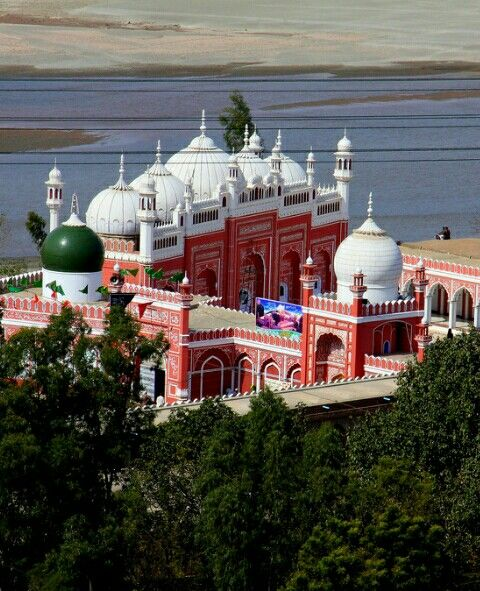
#> input picture assets/A mosque on the bank of River Chenab near Rabwah in Chiniot, Punjab, Pakistan_.jpg, 480 x 591 px
$ python -i raw1.py   (imports and definitions only)
#> lines starting #> are read from the running program, lines starting #| are printed output that depends on the picture
"""
╔════════════════════════════════════════════════════════════════════════════╗
║                  SMART TOUR RECOMMENDER SYSTEM - PROFESSIONAL             ║
║                          Final Year Project                               ║
║                     All-in-One Production Ready Code                      ║
╚════════════════════════════════════════════════════════════════════════════╝

FEATURES:
✅ 12 Auto-Generated CSV Files
✅ Advanced Recommendation Engine (Hybrid)
✅ User Authentication & Profiles
✅ Trip Planning & Itinerary Builder
✅ Collaborative Filtering
✅ Sentiment Analysis
✅ Analytics Dashboard
✅ Comparison Engine
✅ Weather Integration
✅ Accessibility Filters
✅ Professional Visualizations
✅ Unit Tests Included

Author: Saira Saleem
Version: 1.0.0
License: MIT
"""

import os
import sys
import json
import hashlib
import pickle
import warnings
from datetime import datetime, timedelta
from typing import Dict, List, Tuple, Optional, Any
from pathlib import Path
import getpass
import re

# ============================================================================
# CORE LIBRARIES
# ============================================================================
try:
    import pandas as pd
    import numpy as np
    from sklearn.feature_extraction.text import TfidfVectorizer
    from sklearn.metrics.pairwise import cosine_similarity
    from sklearn.preprocessing import MinMaxScaler
    from sklearn.decomposition import NMF
    import matplotlib.pyplot as plt
    import seaborn as sns
    from matplotlib.patches import Rectangle
except ImportError as e:
    print(f"❌ Missing required package: {e}")
    print("Install with: pip install pandas numpy scikit-learn matplotlib seaborn")
    sys.exit(1)

# [2 lines not run here, left out]

# ============================================================================
# CONFIGURATION & CONSTANTS
# ============================================================================
class Config:
    """Central configuration class"""
    PROJECT_ROOT = Path(__file__).parent
    DATA_DIR = PROJECT_ROOT / 'data'
    OUTPUT_DIR = PROJECT_ROOT / 'outputs'
    CHARTS_DIR = OUTPUT_DIR / 'charts'
    REPORTS_DIR = OUTPUT_DIR / 'reports'

    # Create directories
    for directory in [DATA_DIR, OUTPUT_DIR, CHARTS_DIR, REPORTS_DIR]:
        directory.mkdir(parents=True, exist_ok=True)

    # Constants
    RECOMMENDATION_COUNT = 5
    MIN_SCORE = 3.0
    TFIDF_MAX_FEATURES = 100
    SEED = 42

    # Feature weights
    RATING_WEIGHT = 0.40
    EXPERIENCE_WEIGHT = 0.30
    POPULARITY_WEIGHT = 0.30

    # Colors for visualizations
    COLOR_PALETTE = ['#FF6B6B', '#4ECDC4', '#45B7D1', '#FFA07A', '#98D8C8']


# ============================================================================
# CSV DATA GENERATOR
# ============================================================================
class CSVDataGenerator:
    """Generates realistic CSV data for all 12 files"""

    # [327 lines left out: functions generate_all_data, _generate_accommodations, _generate_transportation, _generate_user_profiles, _generate_activities, _generate_weather and 7 more, not called in this run]


import streamlit as st

# ============================================================================
# DATA LOADER
# ============================================================================
class DataLoader:
    """Loads all CSV data"""

    # [44 lines left out: function load_all_data, not called in this run]


# ============================================================================
# DATA PROCESSOR
# ============================================================================
class DataProcessor:
    """Process and merge all data"""

    @staticmethod
    def process(data: Dict[str, pd.DataFrame]) -> pd.DataFrame:
        """Process and merge all data into master dataset"""
        print("\n" + "="*70)
        print("🔧 PROCESSING DATA...")
        print("="*70)

        destinations = data['PK_Destinations'].copy()
        reviews = data['PK_Reviews'].copy()
        history = data['PK_UserHistory'].copy()
        ratings = data['PK_Ratings'].copy()

        # Merge reviews metrics
        review_agg = reviews.groupby('DestinationID').agg({
            'Rating': ['mean', 'count']
        }).round(2)
        review_agg.columns = ['AvgRating', 'ReviewCount']

        # Merge experience metrics
        history_agg = history.groupby('DestinationID').agg({
            'ExperienceRating': 'mean',
            'VisitDate': 'count'
        }).round(2)
        history_agg.columns = ['AvgExperience', 'VisitCount']

        # Merge rating metrics
        ratings_agg = ratings.groupby('DestinationID').agg({
            'Rating': 'mean'
        }).round(2)
        ratings_agg.columns = ['CommunityRating']

        # Merge all into destinations
        master = destinations.merge(review_agg, left_on='DestinationID', right_index=True, how='left')
        master = master.merge(history_agg, left_on='DestinationID', right_index=True, how='left')
        master = master.merge(ratings_agg, left_on='DestinationID', right_index=True, how='left')

        # Fill NaN with medians
        numeric_cols = master.select_dtypes(include=[np.number]).columns
        master[numeric_cols] = master[numeric_cols].fillna(master[numeric_cols].median())

        # Normalize popularity
        scaler = MinMaxScaler()
        master['PopularityNorm'] = scaler.fit_transform(master[['Popularity']])

        print(f"✅ Master Dataset: {master.shape[0]} rows × {master.shape[1]} columns")
        print(f"✅ Columns: {list(master.columns)}")
        print("="*70 + "\n")

        return master


# ============================================================================
# FEATURE ENGINEERING
# ============================================================================
class FeatureEngineer:
    """Create advanced features"""

    # [52 lines left out: function engineer_features, not called in this run]


# ============================================================================
# RECOMMENDATION ENGINE
# ============================================================================
# [117 lines that did not run here, left out]


# ============================================================================
# TRIP PLANNER
# ============================================================================
class TripPlanner:
    """Multi-day itinerary builder"""

    # [37 lines left out: functions __init__, create_trip, not called in this run]


# ============================================================================
# USER AUTHENTICATION
# ============================================================================
class UserAuth:
    """User authentication system"""

    # [38 lines left out: functions __init__, register, login, get_user_preferences, not called in this run]


# ============================================================================
# COMPARISON ENGINE
# ============================================================================
class ComparisonEngine:
    """Compare destinations side-by-side"""

    # [11 lines left out: function compare, not called in this run]


# ============================================================================
# ANALYTICS
# ============================================================================
class Analytics:
    """Generate analytics and insights"""

    def __init__(self, master_df: pd.DataFrame):
        """Initialize with master data"""
        self.df = master_df

    def get_top_destinations(self, n: int = 10) -> pd.DataFrame:
        """Get top N destinations by score"""
        return self.df.nlargest(n, 'OverallScore')[['Name', 'Province', 'Type', 'OverallScore']]

    def get_by_province(self) -> pd.Series:
        """Get average score by province"""
        return self.df.groupby('Province')['OverallScore'].mean().sort_values(ascending=False)

    # [7 lines left out: function get_safety_stats, not called in this run]


# ============================================================================
# VISUALIZATIONS
# ============================================================================
class Visualizer:
    """Create professional visualizations"""

    # [108 lines left out: functions __init__, plot_top_destinations, plot_budget_distribution, plot_correlation_heatmap, plot_top_provinces, plot_safety_distribution and 1 more, not called in this run]


# ============================================================================
# INTERACTIVE CLI UI
# ============================================================================
# [292 lines that did not run here, left out]


# ============================================================================
# MAIN EXECUTION
# ============================================================================
def main():
    """Main execution function"""

    print("\n" + "╔" + "="*68 + "╗")
    print("║" + "SMART TOUR RECOMMENDER SYSTEM - PROFESSIONAL".center(68) + "║")
    print("║" + "Final Year Project - Production Ready".center(68) + "║")
    print("╚" + "="*68 + "╝")

    try:
        # Step 1: Load Data
        print("\n[1/7] Loading data...")
        data = DataLoader.load_all_data()

        if not data:
            print("❌ Failed to load data. Exiting...")
            sys.exit(1)

        # Step 2: Process Data
        print("\n[2/7] Processing data...")
        master_df = DataProcessor.process(data)

        # Step 3: Engineer Features
        print("\n[3/7] Engineering features...")
        master_df = FeatureEngineer.engineer_features(master_df)

        # Step 4: Initialize Recommendation Engine
        print("\n[4/7] Initializing recommendation engine...")
        recommender = RecommendationEngine(master_df)

        # Step 5: Initialize Other Modules
        print("\n[5/7] Initializing modules...")
        auth = UserAuth(data['PK_Users'])
        trip_planner = TripPlanner(master_df)

        # Step 6: Generate Visualizations
        print("\n[6/7] Generating visualizations...")
        visualizer = Visualizer(master_df)
        visualizer.generate_all_visualizations()

        # Step 7: Launch Interactive UI
        print("\n[7/7] Launching interactive UI...")
        ui = InteractiveUI(master_df, recommender, auth, trip_planner)
        ui.main_menu()

    except KeyboardInterrupt:
        print("\n\n❌ Program interrupted by user. Exiting...")
        sys.exit(0)
    except Exception as e:
        print(f"\n❌ Error: {e}")
        import traceback
        traceback.print_exc()
        sys.exit(1)


# [2 lines not run here, left out]

>>> import cv2
>>> picture = cv2.imread('assets/A mosque on the bank of River Chenab near Rabwah in Chiniot, Punjab, Pakistan_.jpg', cv2.IMREAD_GRAYSCALE)
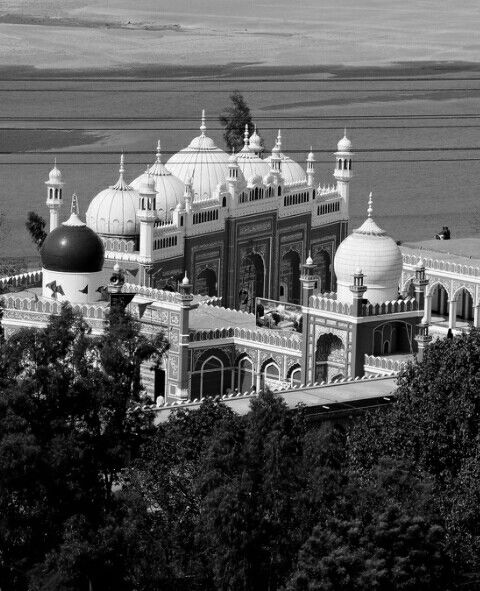
#> picture: shape (591, 480); min 0, max 255, mean 88.3
#> (the run stopped early here; a loop or call above may not have finished)

$ run again, on assets/Ansoo Lake, Pakistan.jpg
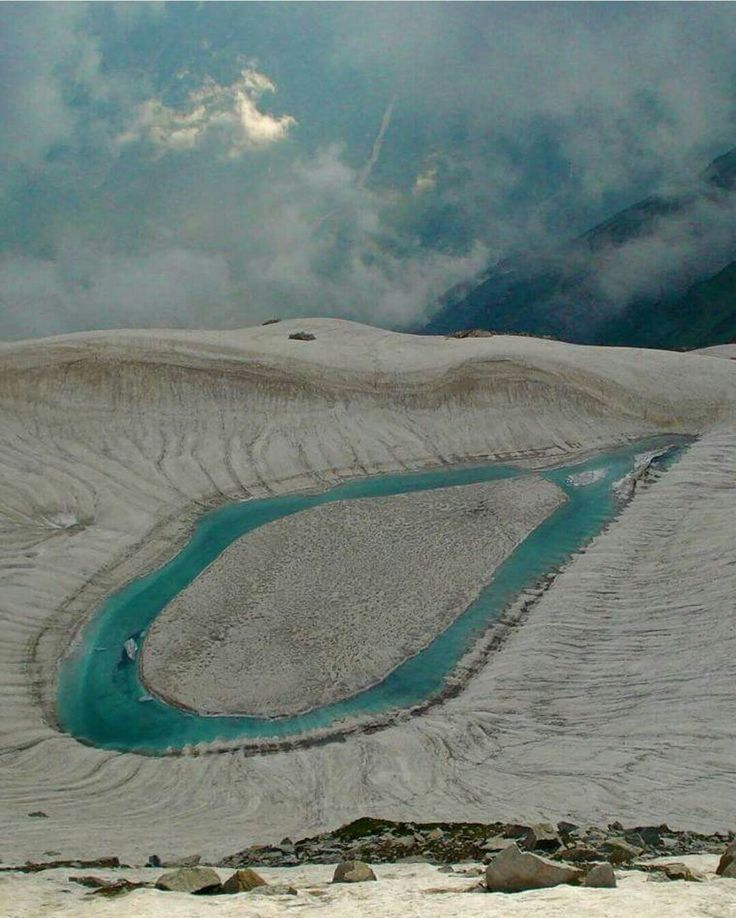
#> input picture assets/Ansoo Lake, Pakistan.jpg, 736 x 918 px
#> `picture = cv2.imread('assets/A mosque on the bank of River Chenab near..`:
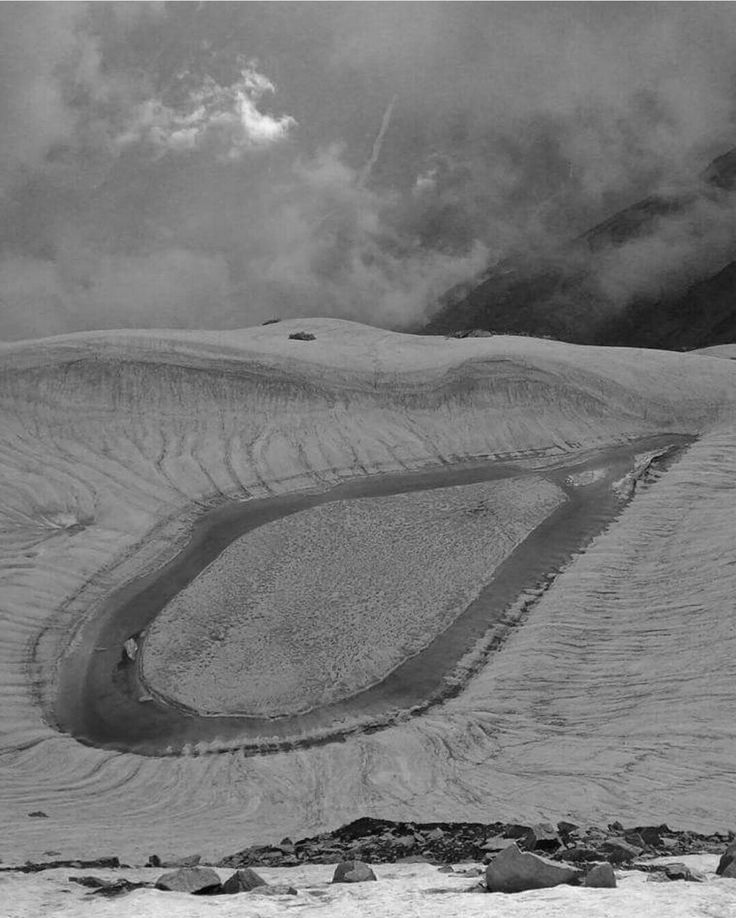
#> picture: shape (918, 736); min 0, max 250, mean 120.8

$ run again, on assets/Arang Kel.jpg
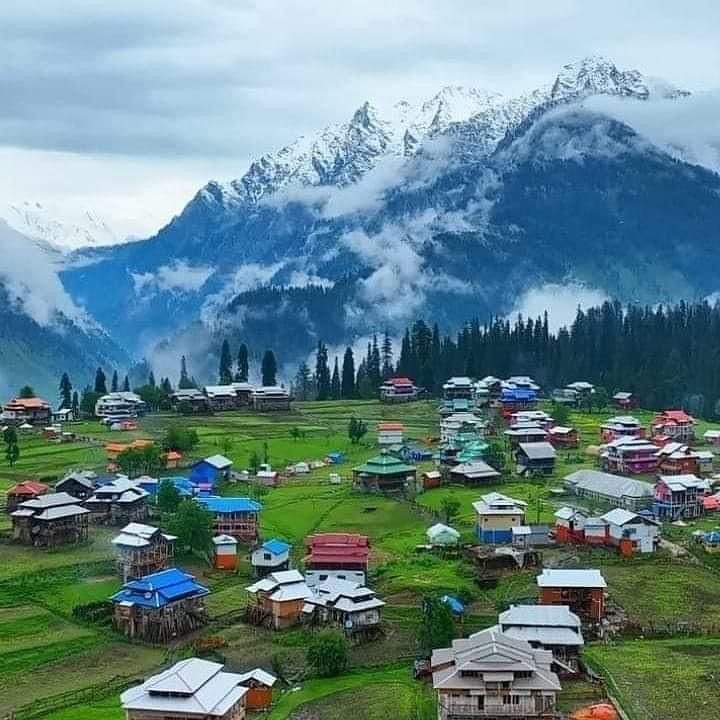
#> input picture assets/Arang Kel.jpg, 720 x 720 px
#> `picture = cv2.imread('assets/A mosque on the bank of River Chenab near..`:
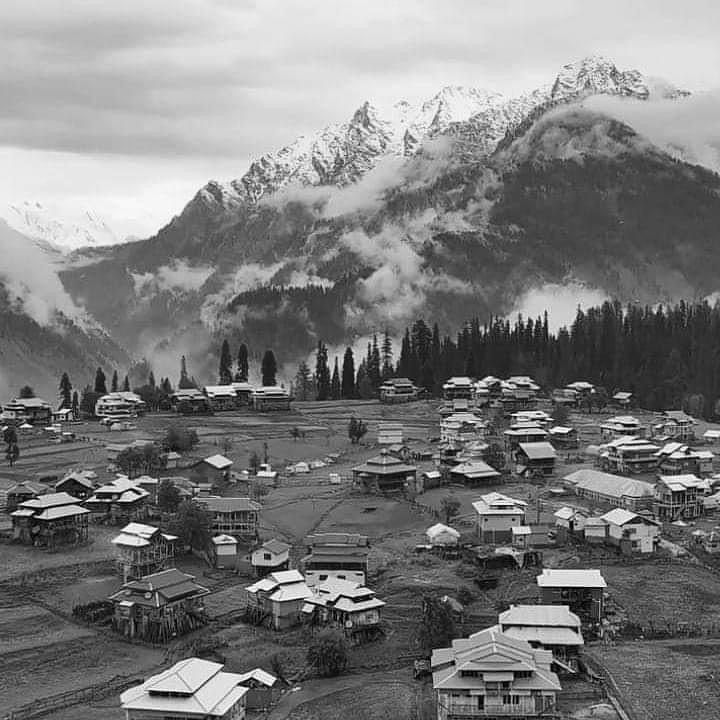
#> picture: shape (720, 720); min 0, max 255, mean 124.6

$ run again, on assets/Autumn in Thandiani.jpg
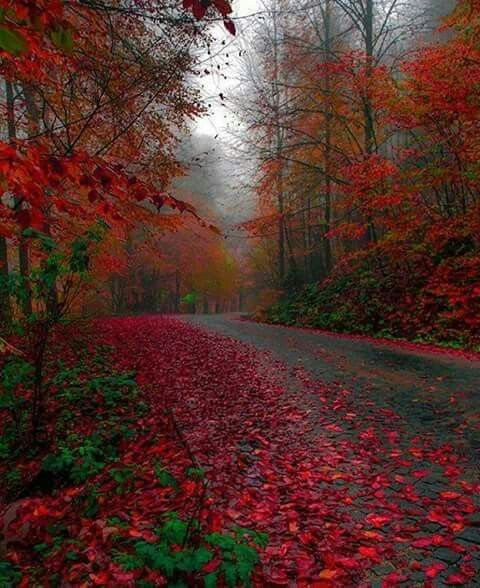
#> input picture assets/Autumn in Thandiani.jpg, 480 x 588 px
#> `picture = cv2.imread('assets/A mosque on the bank of River Chenab near..`:
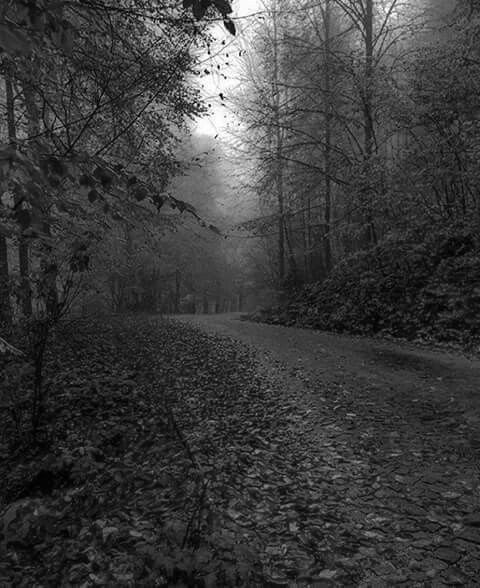
#> picture: shape (588, 480); min 0, max 255, mean 59.3
